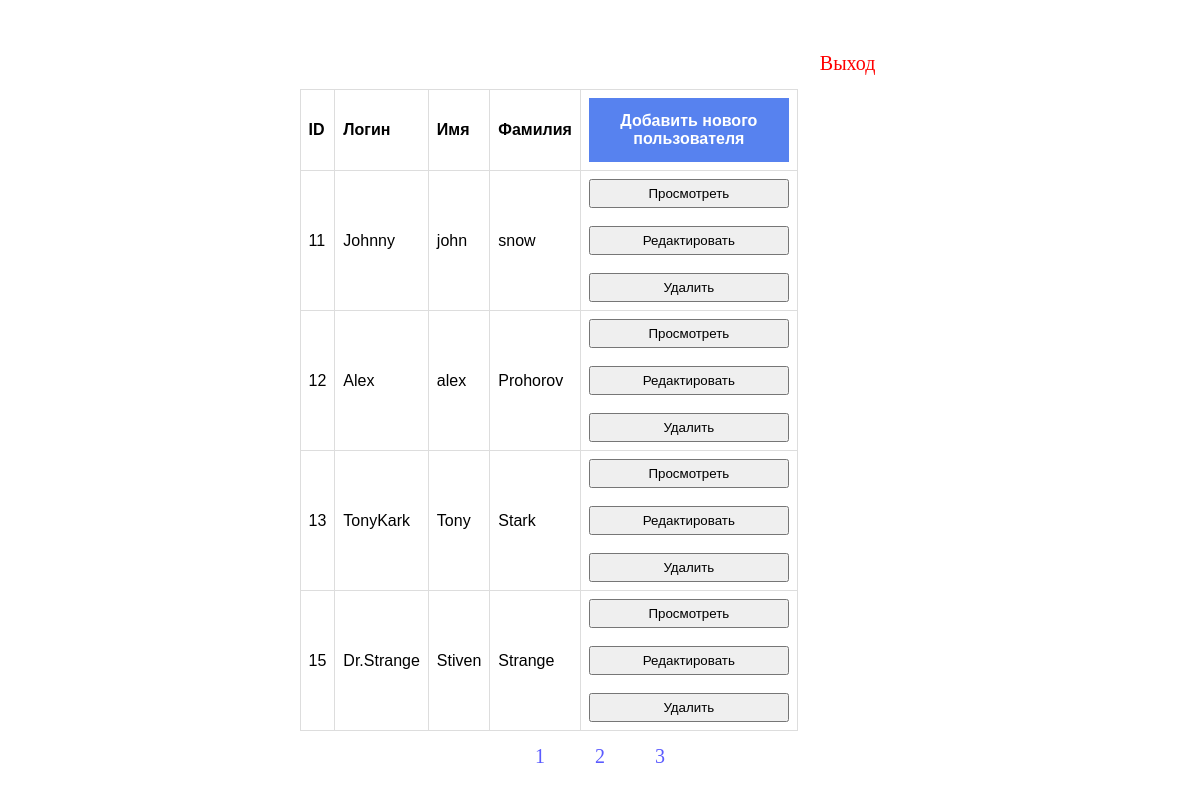
Page /php/index.php (signed in) on the committed database.
### tables this page shows
CREATE TABLE `users` (
  `id` int(11) NOT NULL,
  `login` varchar(255) NOT NULL,
  `password` text NOT NULL,
  `first_name` varchar(255) NOT NULL,
  `last_name` varchar(255) NOT NULL,
  `gender` varchar(255) NOT NULL,
  `birthday` date NOT NULL
);

### php/index.php (the view, shortened to what this page needs)
<?php
require 'dbcon.php';
if (isset($_SESSION['login'])){
?>
<!doctype html>
<html lang="en">
<head>
    <link rel="stylesheet" href="../css/css.css">
</head>
<body>
<div>
    <a href="logout.php" class="logout">Выход</a>
    <div class="row">
        <div class="col-md-12">
            <div class="card">
                <div class="card-body">
                    <table class="">
                        <thead>
                        <tr>
                            <th>ID</th>
                            <th>Логин</th>
                            <th>Имя</th>
                            <th>Фамилия</th>
                            <th><a href="create.php" class="btn_add">Добавить нового пользователя</a></th>
                        </tr>
                        </thead>
                        <tbody>
                        <?php
                        $record_page = 4;
                        if(isset($_GET["page"])){
                            $page = $_GET["page"];
                        }else{
                            $page = 1;
                        }
                        $start_from = ($page-1)*$record_page;
                        $query = "SELECT * FROM users order by id asc limit $start_from, $record_page";;
                        $query_run = mysqli_query($con, $query);
                        if(mysqli_num_rows($query_run) > 0)
                        {
                            foreach($query_run as $user)
                            {
                                ?>
                                <tr>
                                    <td><?= $user['id']; ?></td>
                                    <td><?= $user['login']; ?></td>
                                    <td><?= $user['first_name']; ?></td>
                                    <td><?= $user['last_name']; ?></td>
                                    <td>
                                        <form action="view.php?id=<?= $user['id']; ?>" method="POST" class="d-inline">
                                            <button type="submit"  value="<?=$user['id'];?>" class="btn btn-danger btn-sm">Просмотреть</button>
                                        </form>
                                        <br>
                                        <form action="edit.php?id=<?= $user['id']; ?>" method="POST" class="d-inline">
                                            <button type="submit"  value="<?=$user['id'];?>" class="btn btn-danger btn-sm">Редактировать</button>
                                        </form>
                                        <br>
                                        <form action="code.php" method="POST">
                                            <button type="submit" name="delete_user" value="<?=$user['id'];?>" class="delete">Удалить</button>
                                        </form>
                                    </td>
                                </tr>
                                <?php
                            }
                        }
                        else
                        {
                            echo "<h5> No Record Found </h5>";
                        }
                        ?>
                        </tbody>
                    </table>
                    <div class="pagination" align="center">
                        <?php
                        $page_query = "SELECT * FROM users ORDER BY id desc ";
                        $page_res = mysqli_query($con, $page_query);
                        $total_rec = mysqli_num_rows($page_res);
                        $total_pages = ceil($total_rec/$record_page);
                        for($i=1; $i<=$total_pages; $i++){
                            echo '<a href="index.php?page='.$i.'">              '.$i.'</a>';
                        }}
                        ?>
                    </div>
                </div>
            </div>
        </div>
    </div>
</div>
</body>
</html>

### css/css.css (style rules this page uses)
* { margin: 0; padding: 0; box-sizing: border-box; }
body { height: 100vh; display: flex; align-items: center; justify-content: center; font-family: Calibri; }
form { display: flex; flex-direction: column; width: 200px; }
table { margin-top: 70px; height: 50px; font-family: arial, sans-serif; border-collapse: collapse; width: 70%; }
td, th { border: 1px solid #dddddd; text-align: left; padding: 8px; }
button { cursor: pointer; padding-bottom: 5px; padding-top: 5px; }
.pagination { font-size: 20px; }
a { text-decoration: none; background-color: white; color: #5b5bff; padding: 14px 25px; text-align: center; text-decoration: none; display: inline-block; }
.btn_add { width: 100%; text-decoration: none; background-color: #5782ef; color: white; padding: 14px 25px; text-align: center; text-decoration: none; display: inline-block; }
.logout { margin-left: 100px; margin-top: 20px; font-size: 20px; color: red; text-decoration: none; float: right; }

### rows in the picture
users: id "11", login "Johnny", first_name "john", last_name "snow"
users: id "12", login "Alex", first_name "alex", last_name "Prohorov"
users: id "13", login "TonyKark", first_name "Tony", last_name "Stark"
users: id "15", login "Dr.Strange", first_name "Stiven", last_name "Strange"
